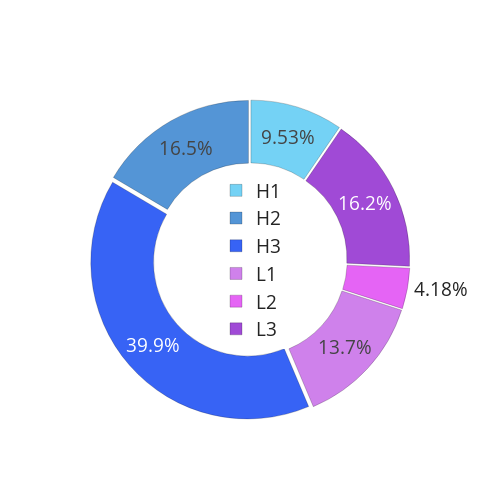

Notebook source saved alongside this figure:
### Markdown cell above
### origin_of_carbons_in_hydrophobic_interactions

### Code cell
fig_si = go.Figure(data = go.Pie(labels = ['H1', 'H2', 'H3', 'L1', 'L2', 'L3'], 
    values = [cdr_dict['H1'], cdr_dict['H2'], cdr_dict['H3'],
    cdr_dict['L1']+cdr_dict['K1'], cdr_dict['L2']+cdr_dict['K2'],
    cdr_dict['L3']+cdr_dict['K3']],
    hole=0.6, pull=0.02, sort=False) )

fig_si.update_traces(marker={'colors': cdr_colors, 
    'line': {'color': 'black', 'width': 0.2}})

fig_si.update_layout(legend = {'x': .4, 'y': .5, 'orientation': 'v'})

fig_si.update_layout(font_size=19, width=500, height=500)

### Figure 1 — Plotly figure (JSON) as saved in the notebook; plotly's stock layout.template omitted (floating-point values rounded to 4 significant figures)
{"data": [{"hole": 0.6, "labels": ["H1", "H2", "H3", "L1", "L2", "L3"], "marker": {"colors": ["#74D2F5", "#5495D6", "#3763F5", "#CF81EB", "#E564F5", "#A04AD6", "Aqua", "AquaMarine"], "line": {"color": "black", "width": 0.2}}, "pull": 0.02, "sort": false, "type": "pie", "values": [4367, 7563, 18263, 6270, 1917, 7444]}], "layout": {"font": {"size": 19}, "height": 500, "legend": {"orientation": "v", "x": 0.4, "y": 0.5}, "width": 500}}
